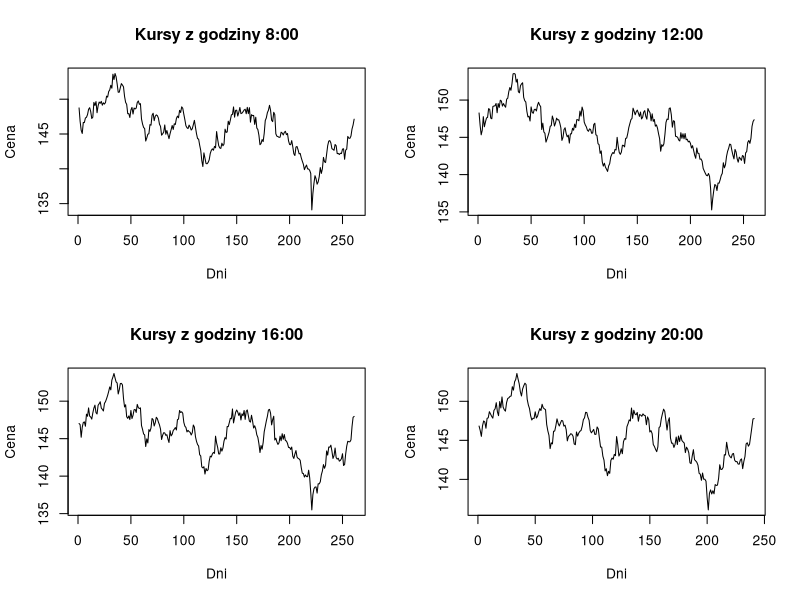
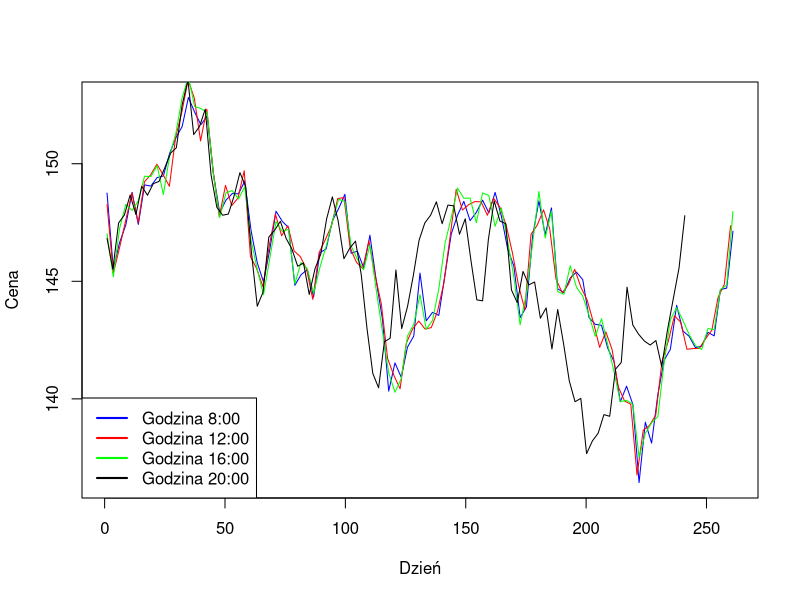

Reproduce these figures in R, in order.
## ---- chunk 1
knitr::opts_chunk$set(echo = TRUE)
## ---- chunk 2
data_all <- read.csv2(file = 'GBP-JPYg.csv', header = TRUE)
data_8 <- data_all[data_all$godzina == 80000, ]
data_12 <- data_all[data_all$godzina == 120000, ]
data_16 <- data_all[data_all$godzina == 160000, ]
data_20 <- data_all[data_all$godzina == 200000, ]

head(data_8)

## ---- chunk 3
par(mfrow = c(2, 2))
plot(1:length(data_8$data), data_8$zamkniecie, type = "l", main = "Kursy z godziny 8:00", xlab = "Dni", ylab = "Cena")
plot(1:length(data_12$data), data_12$zamkniecie, type = "l", main = "Kursy z godziny 12:00", xlab = "Dni", ylab = "Cena")
plot(1:length(data_16$data), data_16$zamkniecie, type = "l", main = "Kursy z godziny 16:00", xlab = "Dni", ylab = "Cena")
plot(1:length(data_20$data), data_20$zamkniecie, type = "l", main = "Kursy z godziny 20:00", xlab = "Dni", ylab = "Cena")
par(mfrow = c(1, 1))
## ---- chunk 4
curve(data_8$zamkniecie[x], from = 1, to = length(data_8$data), type = "l", xlab = "Dzień", ylab = "Cena", col = "blue")
curve(data_12$zamkniecie[x], from = 1, to = length(data_12$data), add = TRUE, type = "l", xlab = "Dzień", ylab = "Cena", col = "red")
curve(data_16$zamkniecie[x], from = 1, to = length(data_16$data), add = TRUE, type = "l", xlab = "Dzień", ylab = "Cena", col = "green")
curve(data_20$zamkniecie[x], from = 1, to = length(data_20$data), add = TRUE, type = "l", xlab = "Dzień", ylab = "Cena")
legend("bottomleft", legend = c("Godzina 8:00", "Godzina 12:00", "Godzina 16:00", "Godzina 20:00"), col = c("blue", "red", "green", "black"), lwd = 2)
